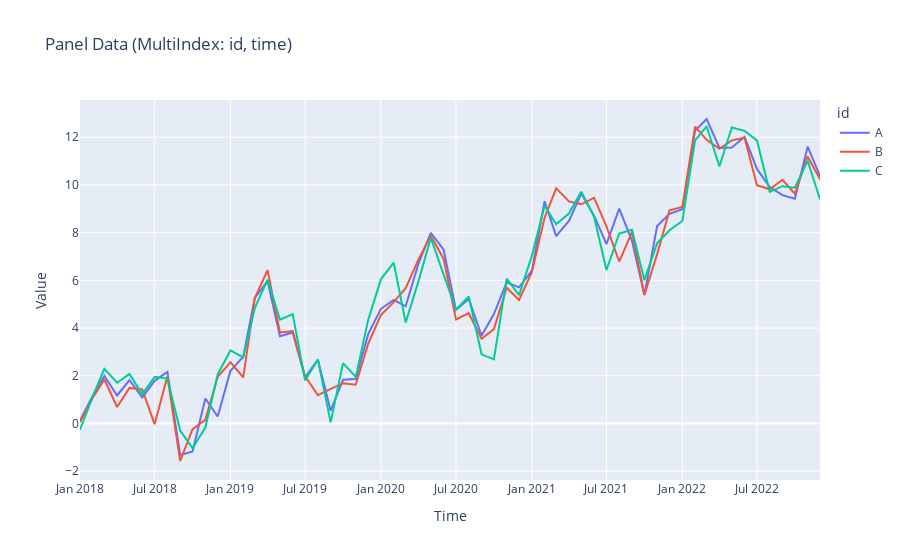

The notebook cell saved with this chart:
### Code cell
ids = ["A", "B", "C"]
panel = pd.DataFrame(
    {
        "id": np.repeat(ids, len(idx)),
        "time": np.tile(idx, len(ids)),
        "value": np.tile(y.values, len(ids)) + rng.normal(scale=0.6, size=len(ids) * len(idx)),
    }
).set_index(["id", "time"])

panel_long = panel.reset_index()
fig = px.line(
    panel_long,
    x=panel_long["time"].dt.to_timestamp(),
    y="value",
    color="id",
    title="Panel Data (MultiIndex: id, time)",
)
fig.update_layout(xaxis_title="Time", yaxis_title="Value")
fig.show()
